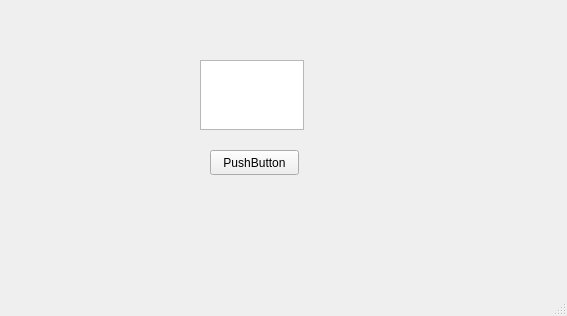
<?xml version="1.0" encoding="UTF-8"?>
<ui version="4.0">
 <class>Simulador</class>
 <widget class="QMainWindow" name="Simulador">
  <property name="geometry">
   <rect>
    <x>0</x>
    <y>0</y>
    <width>567</width>
    <height>316</height>
   </rect>
  </property>
  <property name="windowTitle">
   <string>MainWindow</string>
  </property>
  <widget class="QWidget" name="centralwidget">
   <widget class="QTextEdit" name="textEdit">
    <property name="geometry">
     <rect>
      <x>200</x>
      <y>60</y>
      <width>104</width>
      <height>70</height>
     </rect>
    </property>
   </widget>
   <widget class="QPushButton" name="pushButton">
    <property name="geometry">
     <rect>
      <x>210</x>
      <y>150</y>
      <width>89</width>
      <height>25</height>
     </rect>
    </property>
    <property name="text">
     <string>PushButton</string>
    </property>
   </widget>
  </widget>
  <widget class="QMenuBar" name="menubar">
   <property name="geometry">
    <rect>
     <x>0</x>
     <y>0</y>
     <width>567</width>
     <height>22</height>
    </rect>
   </property>
  </widget>
  <widget class="QStatusBar" name="statusbar"/>
 </widget>
 <resources/>
 <connections/>
</ui>
